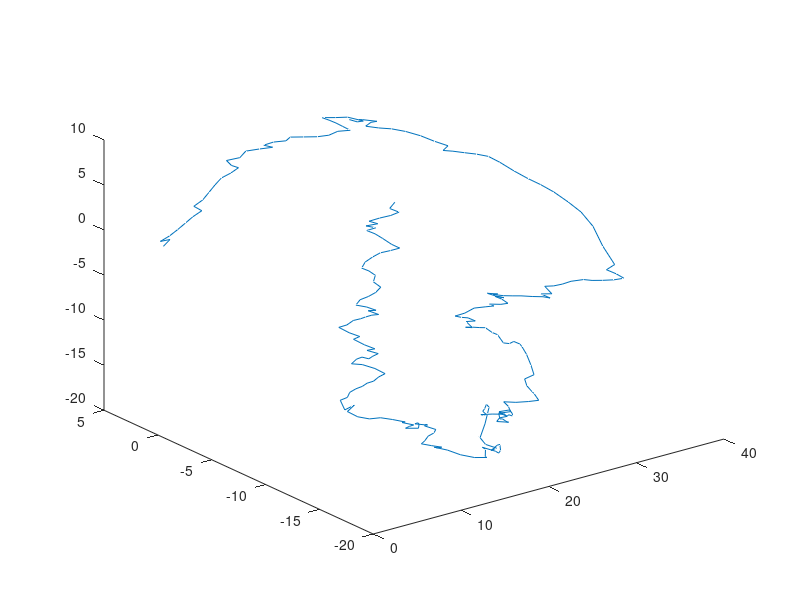

The MATLAB script that drew this image:
clear;
clc;

load('RT.mat');
traj = [0;0;0;1];
for iter= 1:length(RT)
    traj = [traj [RT{iter};0 0 0 1] * traj(:,iter)];
end

plot3(traj(1,1),traj(2,1),traj(3,1),'x');
plot3(traj(1,2:end),traj(2,2:end),traj(3,2:end));